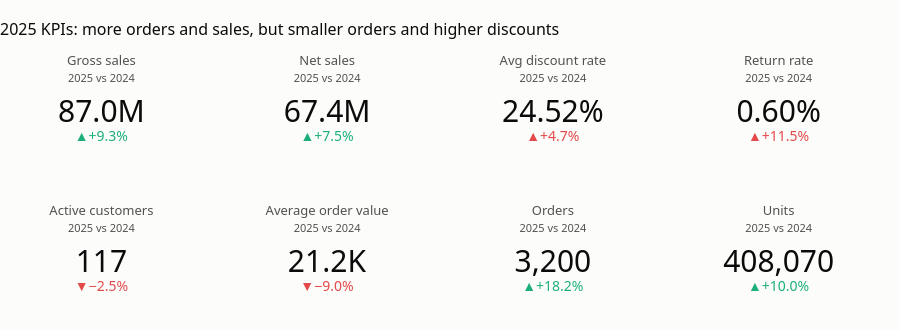

Source (notebook cell):
### Code cell
# KPI cards: 2025 value, with the change vs 2024 underneath.
# Green = good direction, red = bad direction (for discount and return rate, going up is bad).
cards = [  # (KPI, label, prefix/suffix scale, higher is better)
    ("Gross sales", "Gross sales", "M", True),
    ("Net sales", "Net sales", "M", True),
    ("Avg discount rate (%)", "Avg discount rate", "%", False),
    ("Return rate (%)", "Return rate", "%", False),
    ("Active customers", "Active customers", "", True),
    ("Average order value", "Average order value", "K", True),
    ("Orders", "Orders", "", True),
    ("Units", "Units", "", True),
]
fig = make_subplots(rows=2, cols=4, specs=[[{"type": "indicator"}] * 4] * 2, vertical_spacing=0.2)
for i, (key, label, unit, up_good) in enumerate(cards):
    scale = {"M": 1e6, "K": 1e3}.get(unit, 1)
    good, bad = (GOOD, BAD) if up_good else (BAD, GOOD)
    fig.add_trace(go.Indicator(
        mode="number+delta",
        value=kpi.loc[key, 2025] / scale,
        number=dict(suffix=unit, valueformat=".2f" if unit == "%" else (".1f" if unit else ",.0f"),
                    font=dict(size=30, color=TEXT)),
        delta=dict(reference=kpi.loc[key, 2024] / scale, relative=True, valueformat="+.1%",
                   increasing=dict(color=good), decreasing=dict(color=bad), font=dict(size=14)),
        title=dict(text=f"{label}<br><span style='font-size:11px;color:{TEXT_2}'>2025 vs 2024</span>",
                   font=dict(size=13, color=TEXT_2)),
    ), row=i // 4 + 1, col=i % 4 + 1)
style(fig, "2025 KPIs: more orders and sales, but smaller orders and higher discounts", height=330)
fig.show()

### Figure 1 — Plotly figure (JSON) as saved in the notebook; plotly's stock layout.template omitted (floating-point values rounded to 4 significant figures)
{"data": [{"delta": {"decreasing": {"color": "#e34948"}, "font": {"size": 14}, "increasing": {"color": "#1baf7a"}, "reference": 79.6, "relative": true, "valueformat": "+.1%"}, "domain": {"x": [0.0, 0.2125], "y": [0.6, 1.0]}, "mode": "number+delta", "number": {"font": {"color": "#0b0b0b", "size": 30}, "suffix": "M", "valueformat": ".1f"}, "title": {"font": {"color": "#52514e", "size": 13}, "text": "Gross sales<br><span style='font-size:11px;color:#52514e'>2025 vs 2024</span>"}, "type": "indicator", "value": 86.98}, {"delta": {"decreasing": {"color": "#e34948"}, "font": {"size": 14}, "increasing": {"color": "#1baf7a"}, "reference": 62.73, "relative": true, "valueformat": "+.1%"}, "domain": {"x": [0.2625, 0.475], "y": [0.6, 1.0]}, "mode": "number+delta", "number": {"font": {"color": "#0b0b0b", "size": 30}, "suffix": "M", "valueformat": ".1f"}, "title": {"font": {"color": "#52514e", "size": 13}, "text": "Net sales<br><span style='font-size:11px;color:#52514e'>2025 vs 2024</span>"}, "type": "indicator", "value": 67.43}, {"delta": {"decreasing": {"color": "#1baf7a"}, "font": {"size": 14}, "increasing": {"color": "#e34948"}, "reference": 23.42, "relative": true, "valueformat": "+.1%"}, "domain": {"x": [0.525, 0.7375], "y": [0.6, 1.0]}, "mode": "number+delta", "number": {"font": {"color": "#0b0b0b", "size": 30}, "suffix": "%", "valueformat": ".2f"}, "title": {"font": {"color": "#52514e", "size": 13}, "text": "Avg discount rate<br><span style='font-size:11px;color:#52514e'>2025 vs 2024</span>"}, "type": "indicator", "value": 24.52}, {"delta": {"decreasing": {"color": "#1baf7a"}, "font": {"size": 14}, "increasing": {"color": "#e34948"}, "reference": 0.5412, "relative": true, "valueformat": "+.1%"}, "domain": {"x": [0.7875, 1.0], "y": [0.6, 1.0]}, "mode": "number+delta", "number": {"font": {"color": "#0b0b0b", "size": 30}, "suffix": "%", "valueformat": ".2f"}, "title": {"font": {"color": "#52514e", "size": 13}, "text": "Return rate<br><span style='font-size:11px;color:#52514e'>2025 vs 2024</span>"}, "type": "indicator", "value": 0.6034}, {"delta": {"decreasing": {"color": "#e34948"}, "font": {"size": 14}, "increasing": {"color": "#1baf7a"}, "reference": 120.0, "relative": true, "valueformat": "+.1%"}, "domain": {"x": [0.0, 0.2125], "y": [0.0, 0.4]}, "mode": "number+delta", "number": {"font": {"color": "#0b0b0b", "size": 30}, "suffix": "", "valueformat": ",.0f"}, "title": {"font": {"color": "#52514e", "size": 13}, "text": "Active customers<br><span style='font-size:11px;color:#52514e'>2025 vs 2024</span>"}, "type": "indicator", "value": 117.0}, {"delta": {"decreasing": {"color": "#e34948"}, "font": {"size": 14}, "increasing": {"color": "#1baf7a"}, "reference": 23.3, "relative": true, "valueformat": "+.1%"}, "domain": {"x": [0.2625, 0.475], "y": [0.0, 0.4]}, "mode": "number+delta", "number": {"font": {"color": "#0b0b0b", "size": 30}, "suffix": "K", "valueformat": ".1f"}, "title": {"font": {"color": "#52514e", "size": 13}, "text": "Average order value<br><span style='font-size:11px;color:#52514e'>2025 vs 2024</span>"}, "type": "indicator", "value": 21.2}, {"delta": {"decreasing": {"color": "#e34948"}, "font": {"size": 14}, "increasing": {"color": "#1baf7a"}, "reference": 2707.0, "relative": true, "valueformat": "+.1%"}, "domain": {"x": [0.525, 0.7375], "y": [0.0, 0.4]}, "mode": "number+delta", "number": {"font": {"color": "#0b0b0b", "size": 30}, "suffix": "", "valueformat": ",.0f"}, "title": {"font": {"color": "#52514e", "size": 13}, "text": "Orders<br><span style='font-size:11px;color:#52514e'>2025 vs 2024</span>"}, "type": "indicator", "value": 3200.0}, {"delta": {"decreasing": {"color": "#e34948"}, "font": {"size": 14}, "increasing": {"color": "#1baf7a"}, "reference": 371000.0, "relative": true, "valueformat": "+.1%"}, "domain": {"x": [0.7875, 1.0], "y": [0.0, 0.4]}, "mode": "number+delta", "number": {"font": {"color": "#0b0b0b", "size": 30}, "suffix": "", "valueformat": ",.0f"}, "title": {"font": {"color": "#52514e", "size": 13}, "text": "Units<br><span style='font-size:11px;color:#52514e'>2025 vs 2024</span>"}, "type": "indicator", "value": 408100.0}], "layout": {"bargap": 0.3, "font": {"color": "#52514e", "family": "Segoe UI, Arial, sans-serif", "size": 12}, "height": 330, "hoverlabel": {"bgcolor": "white", "font": {"size": 12}}, "legend": {"orientation": "h", "title": {"text": ""}, "x": 0, "y": 1.02, "yanchor": "bottom"}, "margin": {"b": 10, "l": 10, "r": 30, "t": 70}, "paper_bgcolor": "#fcfcfb", "plot_bgcolor": "#fcfcfb", "showlegend": false, "title": {"font": {"color": "#0b0b0b", "size": 16}, "text": "2025 KPIs: more orders and sales, but smaller orders and higher discounts", "x": 0, "xanchor": "left"}, "xaxis": {"gridcolor": "#e6e5e0", "linecolor": "#e6e5e0", "title": {"font": {"size": 12}}, "zerolinecolor": "#e6e5e0"}, "yaxis": {"gridcolor": "#e6e5e0", "linecolor": "#e6e5e0", "title": {"font": {"size": 12}}, "zerolinecolor": "#e6e5e0"}}}
